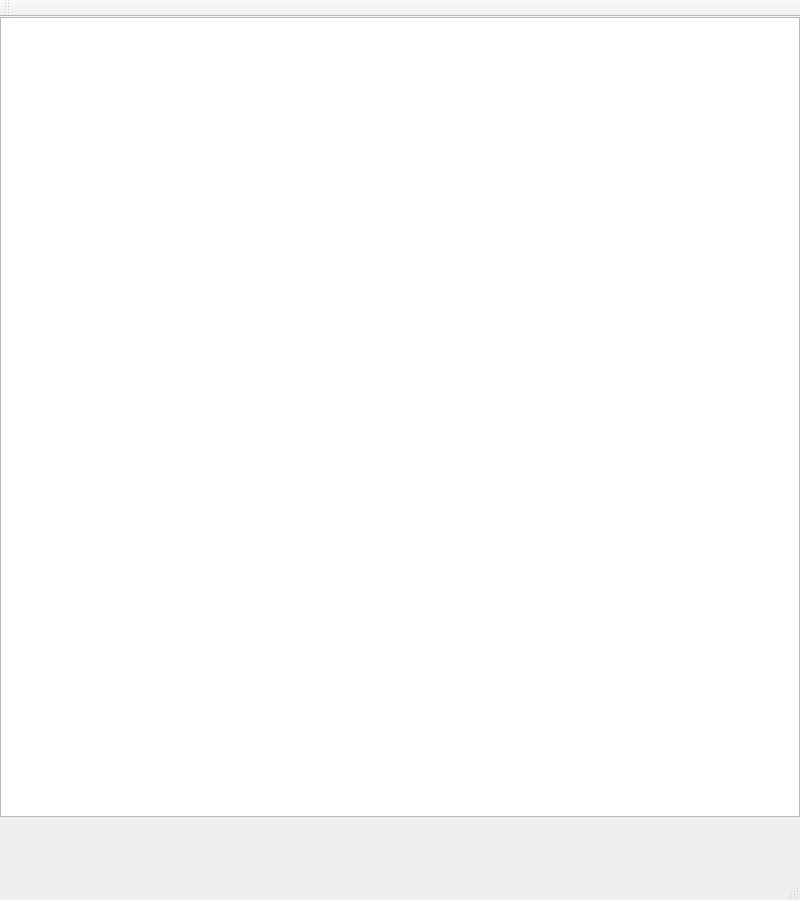
<?xml version="1.0" encoding="UTF-8"?>
<ui version="4.0">
 <class>paint</class>
 <widget class="QMainWindow" name="paint">
  <property name="geometry">
   <rect>
    <x>0</x>
    <y>0</y>
    <width>800</width>
    <height>900</height>
   </rect>
  </property>
  <property name="windowTitle">
   <string>paint</string>
  </property>
  <widget class="QWidget" name="centralWidget">
   <widget class="QGraphicsView" name="graphicsView">
    <property name="geometry">
     <rect>
      <x>0</x>
      <y>0</y>
      <width>800</width>
      <height>800</height>
     </rect>
    </property>
   </widget>
  </widget>
  <widget class="QMenuBar" name="menuBar">
   <property name="geometry">
    <rect>
     <x>0</x>
     <y>0</y>
     <width>800</width>
     <height>19</height>
    </rect>
   </property>
  </widget>
  <widget class="QToolBar" name="mainToolBar">
   <attribute name="toolBarArea">
    <enum>TopToolBarArea</enum>
   </attribute>
   <attribute name="toolBarBreak">
    <bool>false</bool>
   </attribute>
  </widget>
  <widget class="QStatusBar" name="statusBar"/>
 </widget>
 <layoutdefault spacing="6" margin="11"/>
 <resources/>
 <connections/>
</ui>
